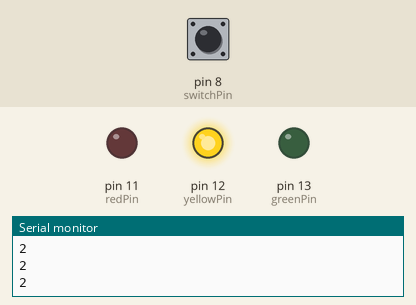
A sketch run on a simulated Arduino Uno, built with avr-gcc and run on an emulated ATmega328P. On the bench: output pins drawn as LEDs (lit = HIGH), the last lines printed to the serial monitor. Inputs (shaded band) come from the test bench; at power-on: pin 8 (switchPin) HIGH.

Above: at 1.8 s.
1.9 s: pin 8 (switchPin) pulled LOW for 0.6 s
At 3.3 s:
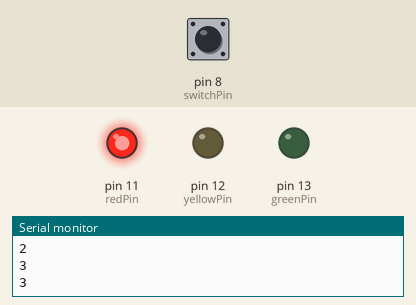
4.0 s: pin 8 (switchPin) pulled LOW for 1 s
At 6.0 s:
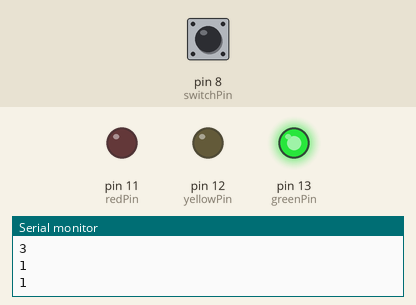
7.0 s: pin 8 (switchPin) pulled LOW for 3.2 s
At 11.4 s:
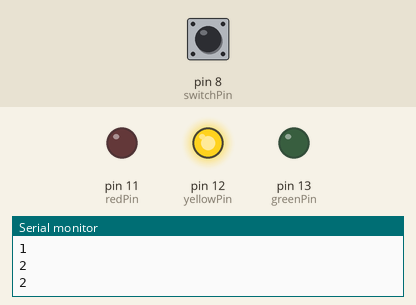
Timing chart, 0 to 12.9 s (numbered marks = the images above; inputs shaded):
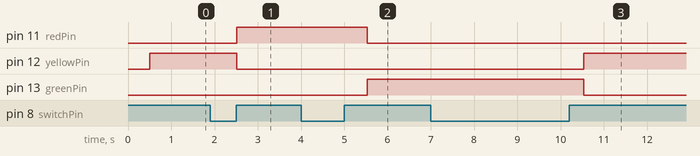

The sketch:

Traffic_Lights.ino
```cpp
int greenPin = 13;
int yellowPin = 12;
int redPin = 11;
int switchPin = 8;
boolean currentNum;
int lastNum = LOW;
int num = 1;
long lastDebounce = 0;
long currentDebounce = 50;

void setup () {
 pinMode (switchPin, INPUT);
 pinMode (greenPin, OUTPUT);
 pinMode (yellowPin, OUTPUT);
 pinMode (redPin, OUTPUT);

 Serial.begin (9600);
}

boolean debounce () {
  int reading = digitalRead (switchPin);
  if (reading != currentNum) {
   delay (5);
   currentNum = digitalRead(switchPin);
  }
return currentNum;
}

void loop () {
  Serial.println(num);
  delay (500);

  int reading = digitalRead (switchPin);
  if (reading != currentNum) {
    delay (5);
    currentNum = digitalRead(switchPin);
  }

  if (lastNum == LOW && currentNum == HIGH) {
      num = num + 1;
  }

    lastNum = currentNum;

  if (num == 1) {
    digitalWrite (yellowPin, LOW);
    digitalWrite (redPin, LOW);
    digitalWrite (greenPin, HIGH);
  }
  if (num == 2) {
    digitalWrite (greenPin, LOW);
    digitalWrite (redPin, LOW);
    digitalWrite (yellowPin, HIGH);
  }
  if (num == 3) {
    digitalWrite (greenPin, LOW);
    digitalWrite (yellowPin, LOW);
    digitalWrite (redPin, HIGH);
  }
  if (num > 3) {
        num = 1;
  }
}
```

Measured:
- after the input at 1.9 s, pin 11 (redPin): LOW → HIGH after 0.62 s; pin 12 (yellowPin): HIGH → LOW after 0.62 s
- after the input at 4.0 s, pin 11 (redPin): HIGH → LOW after 1.5 s; pin 13 (greenPin): LOW → HIGH after 1.5 s
- after the input at 7.0 s, pin 12 (yellowPin): LOW → HIGH after 3.5 s; pin 13 (greenPin): HIGH → LOW after 3.5 s
